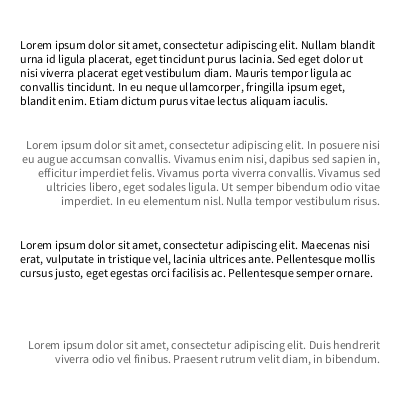
Frame 1 (no input)
Frame 60 (the mouse pressed at the canvas centre just before this capture): identical to frame 1, image omitted
Frame 120 (the mouse held since frame 60 and released just before this capture): identical to frame 1, image omitted

The Processing sketch that drew this single still picture (run headless with seeded random() and noise(); from frame 60 on, the mouse is pressed at the canvas centre):

// Processing sketch: clase19b_textos_con_arreglos_for
// ── clase19b_textos_con_arreglos_for.pde

// arreglos de textos (dialogos, explicaciones, etc)

//declaro el arreglo y le doy dimensión
String[] misTextos = new String[4];
//contadot
int c = 0;

void setup(){
  size( 400, 400 );
  //textAlign( CENTER, TOP );
  
  //carga manual los datos en las diferentes posiciones
  //aclaracion: no uso for porque son distintos textos
  misTextos[0] = "Lorem ipsum dolor sit amet, consectetur adipiscing elit. Nullam blandit urna id ligula placerat, eget tincidunt purus lacinia. Sed eget dolor ut nisi viverra placerat eget vestibulum diam. Mauris tempor ligula ac convallis tincidunt. In eu neque ullamcorper, fringilla ipsum eget, blandit enim. Etiam dictum purus vitae lectus aliquam iaculis.";
  misTextos[1] = "Lorem ipsum dolor sit amet, consectetur adipiscing elit. In posuere nisi eu augue accumsan convallis. Vivamus enim nisi, dapibus sed sapien in, efficitur imperdiet felis. Vivamus porta viverra convallis. Vivamus sed ultricies libero, eget sodales ligula. Ut semper bibendum odio vitae imperdiet. In eu elementum nisl. Nulla tempor vestibulum risus.";
  misTextos[2] = "Lorem ipsum dolor sit amet, consectetur adipiscing elit. Maecenas nisi erat, vulputate in tristique vel, lacinia ultrices ante. Pellentesque mollis cursus justo, eget egestas orci facilisis ac. Pellentesque semper ornare.";
  misTextos[3] = "Lorem ipsum dolor sit amet, consectetur adipiscing elit. Duis hendrerit viverra odio vel finibus. Praesent rutrum velit diam, in bibendum.";
  
}

void draw(){
  background( 255 );
  
  //uso for porque quiero mostrar todo el contenido de mi arreglo en la misma pantalla
  for( int i = 0 ; i < 4 ; i++ ){
    if( i%2 == 0 ){
      textAlign( LEFT, TOP );
      fill(0);
    }else{
      textAlign( RIGHT, TOP );
      fill( 100 );
    }
    text( misTextos[i], width/20, i * height/4 + height/10, width-width/10, height );
  }
  
}
